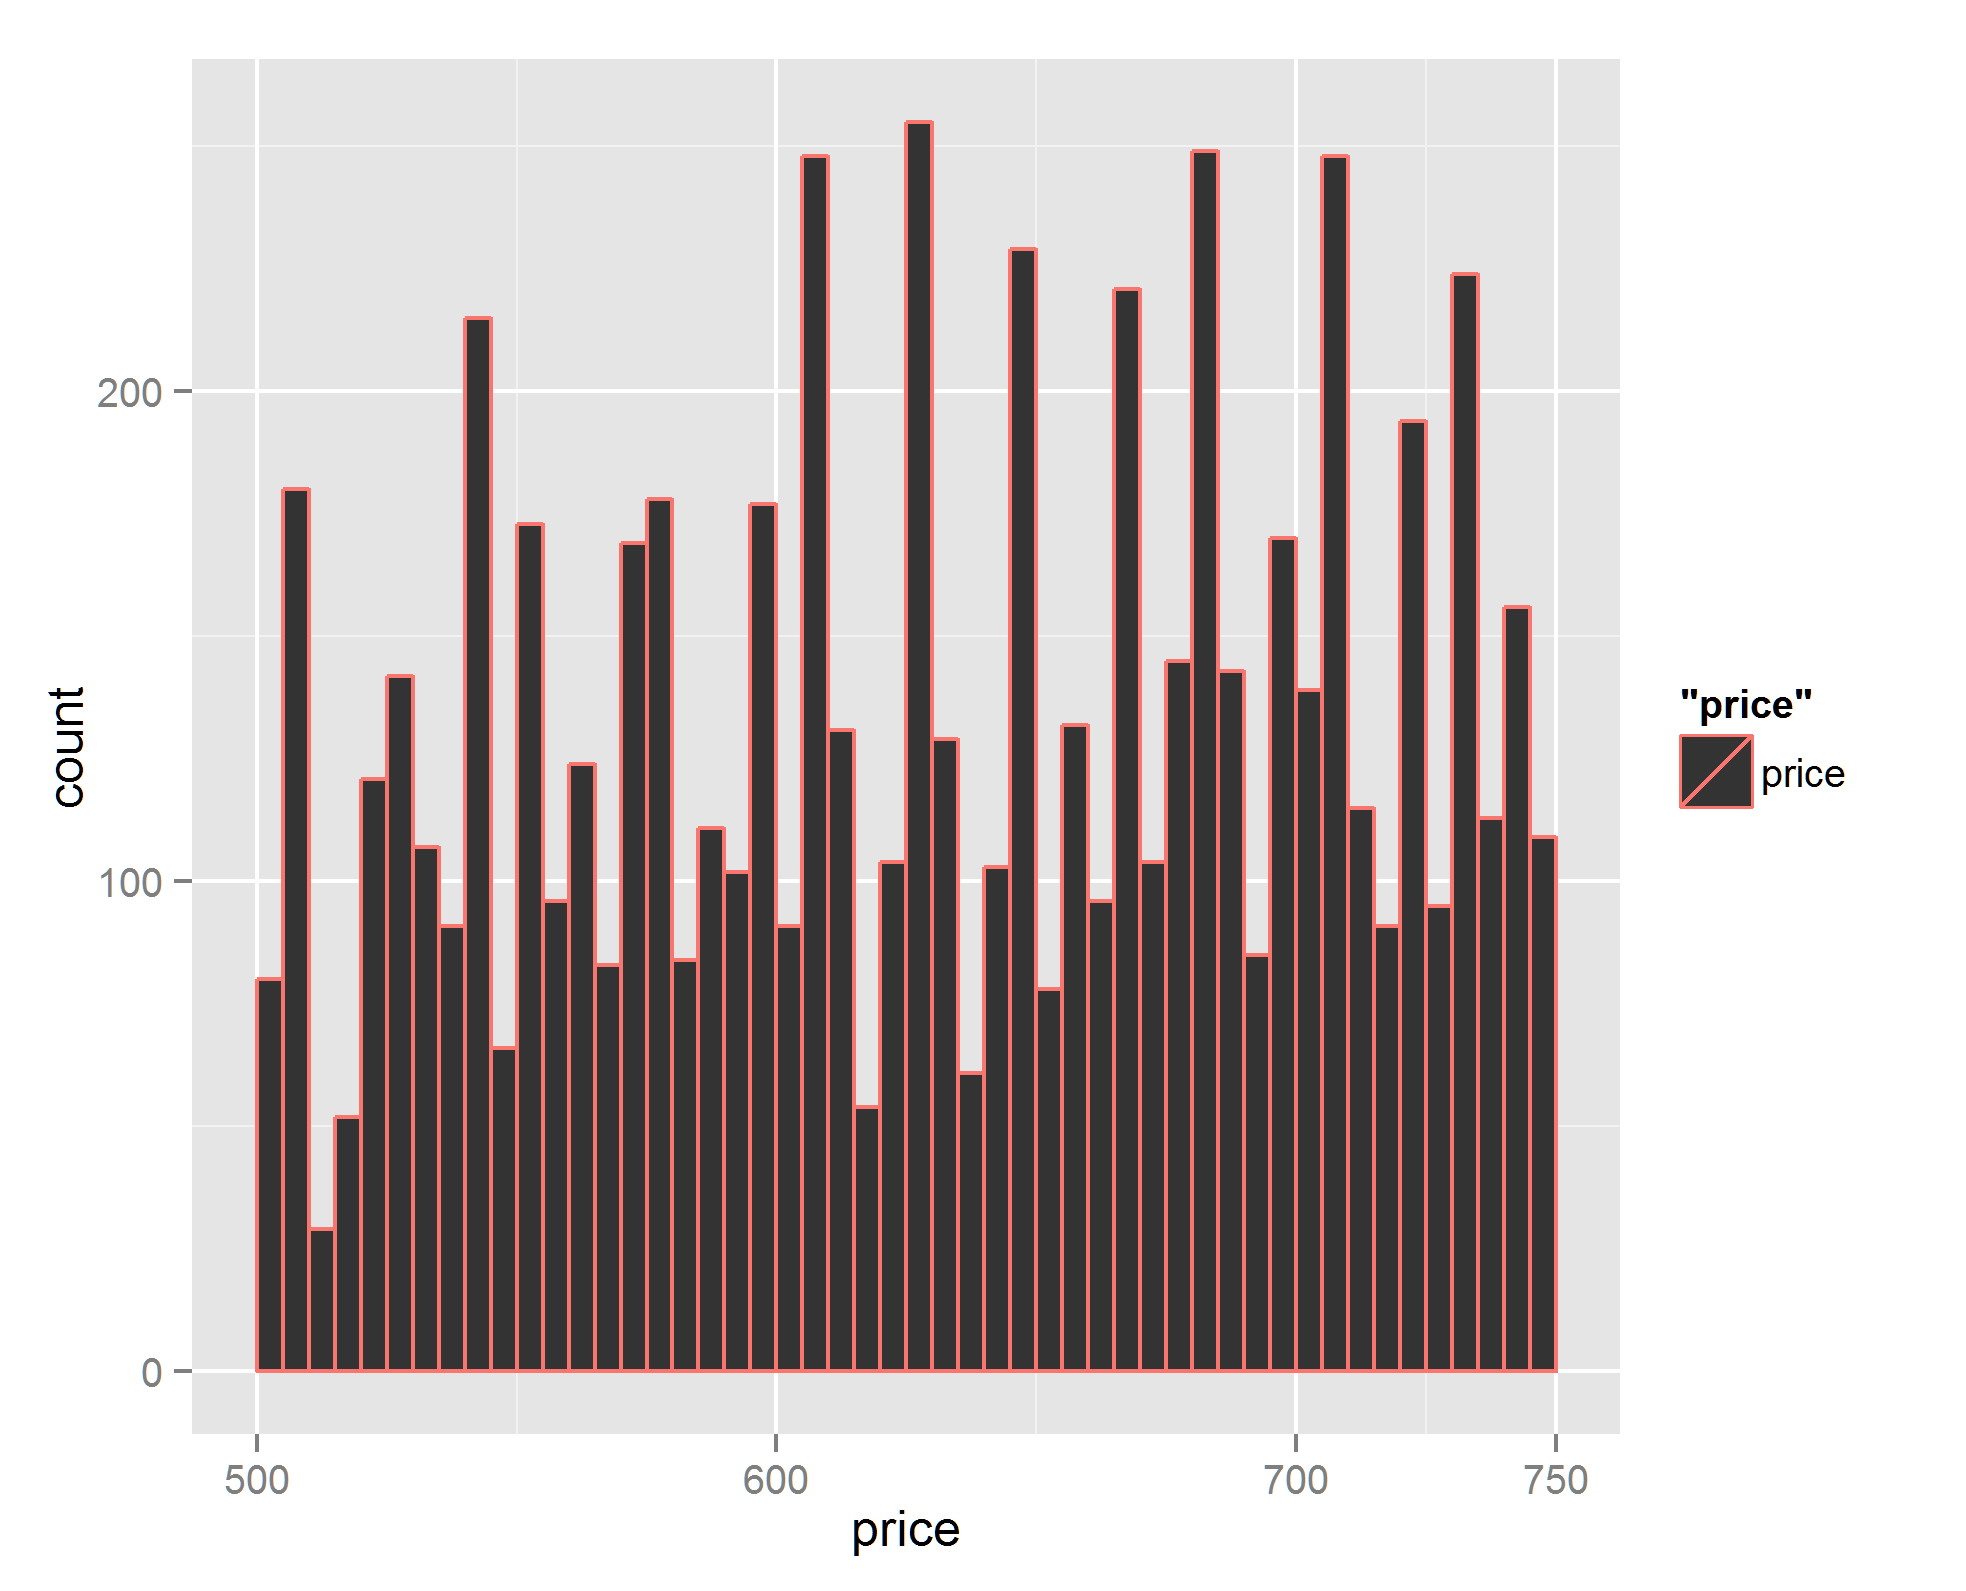

R code for this plot:
library(ggplot2)
head(diamonds)

str(diamonds)

#get summary of price
summary(diamonds$price)

#plot price data 
qplot(price, data=diamonds)
mean(diamonds$price)

##############################
######Answer to P3
# The shape of the price is long tailed and skewed on one side.
# The number of diamonds are  decreasing with increasing in price. 
# The mean diamond price is 3933$ and the median price is 2401$  
##############################

##############################
######Answer to Q4
#Diamonds less than $500
nrow(subset(diamonds,price<500))

#Diamonds less than $250
nrow(subset(diamonds,price<250))

#Diamonds less than $15000
nrow(subset(diamonds,price>=15000))
##############################

#Explore the peak price point
plot <- ggplot(data = diamonds, aes(x=price, color="price")) +
  geom_histogram(binwidth=5) +
  scale_x_continuous(limits = c(500,750), breaks =c(500,600,700,750))
ggsave(plot,filename = 'PS3.png')

#break the histogram by cut
#so I have to use facet here 

plot <- ggplot(data = diamonds, aes(x=price)) +
  geom_histogram(binwidth=100, fill="blue" , colour="darkgreen") +
  facet_wrap(~ cut) + ggtitle('Histogram of diamond prices by cut')
ggsave(plot,filename='_4.png')
plot


# explore the price of diamons using boxplots, 
# numerical summaries, and one of the following categorical
# variables: cut, clarity, or color.

plot <- ggplot(data= diamonds , aes(x=color, y = price) ) + 
  geom_boxplot() +  
  scale_y_continuous(breaks = seq(0,10000,500))+
  coord_cartesian(ylim=c(0,8500))  +
  ggtitle("Summary of diamonds price by color")
ggsave(filename="colorByPrice.jpg",plot)

by(diamonds$price,diamonds$color,summary)

# Investigate the price per carat of diamonds across
# the different colors of diamonds using boxplots.

# Go to the discussions to
# share your thoughts and to discover
# what other people found.

# You can save images by using the ggsave() command.
# ggsave() will save the last plot created.
# For example...
#                  qplot(x = price, data = diamonds)
#                  ggsave('priceHistogram.png')

# ggsave currently recognises the extensions eps/ps, tex (pictex),
# pdf, jpeg, tiff, png, bmp, svg and wmf (windows only).

# Copy and paste all of the code that you used for
# your investigation, and submit it when you are ready.

# SUBMIT YOUR CODE BELOW THIS LINE
# ===================================================================


plot <- ggplot(data= diamonds , aes(x=color, y = price/carat) ) + 
  geom_boxplot() +  
  scale_y_continuous(breaks = seq(0,10000,500))+
  coord_cartesian(ylim=c(0,8500))  +
  ggtitle("Summary of diamonds price Per Carat by color")
ggsave(filename="colorByPricePerCarat.jpg",plot)

diamonds$pricePerCarat <- diamonds$price/diamonds$carat

by(diamonds$pricePerCarat,diamonds$color,summary)

#Investigate the weight of diamonds using a freqpolygon
#what carat size has a count > 2000
summary(diamonds$carat)
ggplot(data = diamonds, aes(x=carat), colour="blue" ) +
  geom_freqpoly(binwidth=0.01) + 
  scale_x_continuous(breaks=seq(1,1.10,0.01), limits=c(1,1.1))+
  scale_y_continuous(breaks=seq(0,6000,500))

 nrow(subset(diamonds,carat==0.1))

 nrow(subset(diamonds,carat==0.3))

 nrow(subset(diamonds,carat==0.8))

 nrow(subset(diamonds,carat==1.01))

 nrow(subset(diamonds,carat==1.6))

 nrow(subset(diamonds,carat==2.0))

 nrow(subset(diamonds,carat==3.0))

 nrow(subset(diamonds,carat==5.0))



# The Gapminder website contains over 500 data sets with information about
# the world's population. Your task is to download a data set of your choice
# and create 2-5 plots that make use of the techniques from Lesson 3.

# You might use a simple histogram, a boxplot split over a categorical variable,
# or a frequency polygon. The choice is yours!

# You can find a link to the Gapminder website in the Instructor Notes.

# Once you've completed your investigation, create a post in the discussions that includes:
#       1. any questions you answered, your observations, and summary statistics
#       2. snippets of code that created the plots
#       3. links to the images of your plots

# You can save images by using the ggsave() command.
# ggsave() will save the last plot created.
# For example...
#                  qplot(x = price, data = diamonds)
#                  ggsave('priceHistogram.png')

# ggsave currently recognises the extensions eps/ps, tex (pictex),
# pdf, jpeg, tiff, png, bmp, svg and wmf (windows only).

# Copy and paste all of the code that you used for
# your investigation, and submit it when you are ready.
# ====================================================================================
